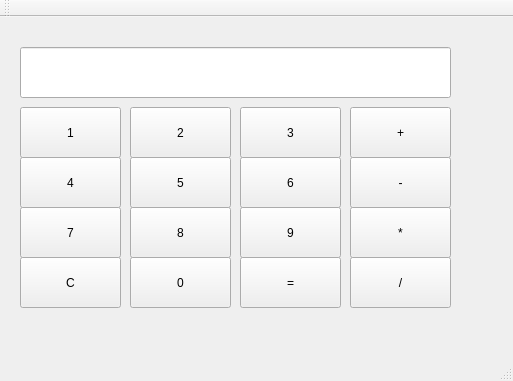
<?xml version="1.0" encoding="UTF-8"?>
<ui version="4.0">
 <class>MainWindow</class>
 <widget class="QMainWindow" name="MainWindow">
  <property name="geometry">
   <rect>
    <x>0</x>
    <y>0</y>
    <width>513</width>
    <height>381</height>
   </rect>
  </property>
  <property name="windowTitle">
   <string>MainWindow</string>
  </property>
  <widget class="QWidget" name="centralWidget">
   <widget class="QPushButton" name="btn1">
    <property name="enabled">
     <bool>true</bool>
    </property>
    <property name="geometry">
     <rect>
      <x>20</x>
      <y>90</y>
      <width>101</width>
      <height>51</height>
     </rect>
    </property>
    <property name="text">
     <string>1</string>
    </property>
   </widget>
   <widget class="QPushButton" name="btn4">
    <property name="geometry">
     <rect>
      <x>20</x>
      <y>140</y>
      <width>101</width>
      <height>51</height>
     </rect>
    </property>
    <property name="text">
     <string>4</string>
    </property>
   </widget>
   <widget class="QPushButton" name="btn7">
    <property name="geometry">
     <rect>
      <x>20</x>
      <y>190</y>
      <width>101</width>
      <height>51</height>
     </rect>
    </property>
    <property name="text">
     <string>7</string>
    </property>
   </widget>
   <widget class="QPushButton" name="btnClear">
    <property name="geometry">
     <rect>
      <x>20</x>
      <y>240</y>
      <width>101</width>
      <height>51</height>
     </rect>
    </property>
    <property name="text">
     <string>C</string>
    </property>
   </widget>
   <widget class="QPushButton" name="btn8">
    <property name="geometry">
     <rect>
      <x>130</x>
      <y>190</y>
      <width>101</width>
      <height>51</height>
     </rect>
    </property>
    <property name="text">
     <string>8</string>
    </property>
   </widget>
   <widget class="QPushButton" name="btn2">
    <property name="geometry">
     <rect>
      <x>130</x>
      <y>90</y>
      <width>101</width>
      <height>51</height>
     </rect>
    </property>
    <property name="text">
     <string>2</string>
    </property>
   </widget>
   <widget class="QPushButton" name="btn0">
    <property name="geometry">
     <rect>
      <x>130</x>
      <y>240</y>
      <width>101</width>
      <height>51</height>
     </rect>
    </property>
    <property name="text">
     <string>0</string>
    </property>
   </widget>
   <widget class="QPushButton" name="btn5">
    <property name="geometry">
     <rect>
      <x>130</x>
      <y>140</y>
      <width>101</width>
      <height>51</height>
     </rect>
    </property>
    <property name="text">
     <string>5</string>
    </property>
   </widget>
   <widget class="QPushButton" name="btn9">
    <property name="geometry">
     <rect>
      <x>240</x>
      <y>190</y>
      <width>101</width>
      <height>51</height>
     </rect>
    </property>
    <property name="text">
     <string>9</string>
    </property>
   </widget>
   <widget class="QPushButton" name="btn3">
    <property name="geometry">
     <rect>
      <x>240</x>
      <y>90</y>
      <width>101</width>
      <height>51</height>
     </rect>
    </property>
    <property name="text">
     <string>3</string>
    </property>
   </widget>
   <widget class="QPushButton" name="btnEquals">
    <property name="geometry">
     <rect>
      <x>240</x>
      <y>240</y>
      <width>101</width>
      <height>51</height>
     </rect>
    </property>
    <property name="text">
     <string>=</string>
    </property>
   </widget>
   <widget class="QPushButton" name="btn6">
    <property name="geometry">
     <rect>
      <x>240</x>
      <y>140</y>
      <width>101</width>
      <height>51</height>
     </rect>
    </property>
    <property name="text">
     <string>6</string>
    </property>
   </widget>
   <widget class="QPushButton" name="btnMultiply">
    <property name="geometry">
     <rect>
      <x>350</x>
      <y>190</y>
      <width>101</width>
      <height>51</height>
     </rect>
    </property>
    <property name="text">
     <string>*</string>
    </property>
   </widget>
   <widget class="QPushButton" name="btnPlus">
    <property name="geometry">
     <rect>
      <x>350</x>
      <y>90</y>
      <width>101</width>
      <height>51</height>
     </rect>
    </property>
    <property name="text">
     <string>+</string>
    </property>
   </widget>
   <widget class="QPushButton" name="btnDiv">
    <property name="geometry">
     <rect>
      <x>350</x>
      <y>240</y>
      <width>101</width>
      <height>51</height>
     </rect>
    </property>
    <property name="text">
     <string>/</string>
    </property>
   </widget>
   <widget class="QPushButton" name="btnMinus">
    <property name="geometry">
     <rect>
      <x>350</x>
      <y>140</y>
      <width>101</width>
      <height>51</height>
     </rect>
    </property>
    <property name="text">
     <string>-</string>
    </property>
   </widget>
   <widget class="QLineEdit" name="result">
    <property name="geometry">
     <rect>
      <x>20</x>
      <y>30</y>
      <width>431</width>
      <height>51</height>
     </rect>
    </property>
   </widget>
  </widget>
  <widget class="QMenuBar" name="menuBar">
   <property name="geometry">
    <rect>
     <x>0</x>
     <y>0</y>
     <width>513</width>
     <height>31</height>
    </rect>
   </property>
  </widget>
  <widget class="QToolBar" name="mainToolBar">
   <attribute name="toolBarArea">
    <enum>TopToolBarArea</enum>
   </attribute>
   <attribute name="toolBarBreak">
    <bool>false</bool>
   </attribute>
  </widget>
  <widget class="QStatusBar" name="statusBar"/>
 </widget>
 <layoutdefault spacing="6" margin="11"/>
 <resources/>
 <connections/>
</ui>
